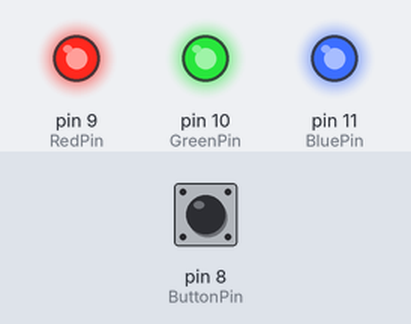
A sketch run on a simulated Arduino Uno, built with avr-gcc and run on an emulated ATmega328P. Parts: output pins drawn as LEDs (lit = HIGH). The test bench sets the inputs (shaded band); at power-on: pin 8 (ButtonPin) HIGH.

Above: at 1.2 s.
1.3 s: pin 8 (ButtonPin) pulled LOW for 0.15 s
At 2.0 s:
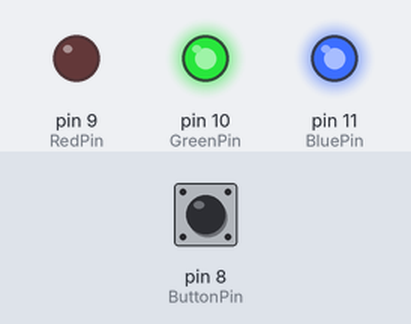
2.9 s: pin 8 (ButtonPin) pulled LOW for 1 s
At 3.3 s:
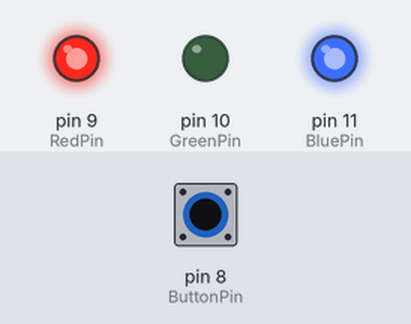
5.4 s: pin 8 (ButtonPin) pulled LOW for 0.15 s
At 6.3 s:
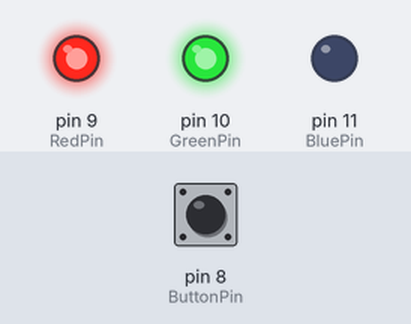
7.0 s: pin 8 (ButtonPin) pulled LOW for 3.2 s
At 7.5 s:
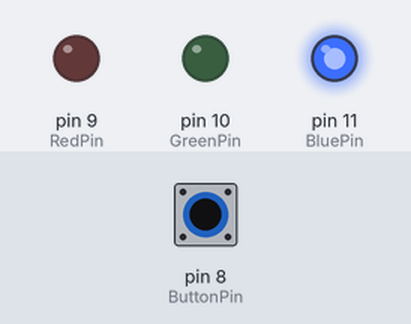
11.7 s: pin 8 (ButtonPin) pulled LOW for 0.15 s
At 12.3 s:
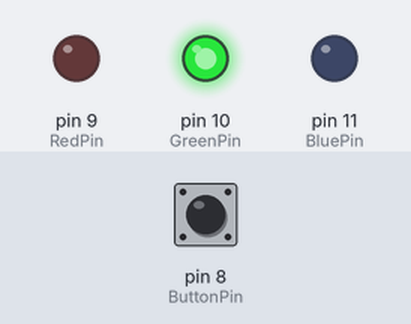
13.3 s: pin 8 (ButtonPin) pulled LOW for 1 s
At 14.7 s:
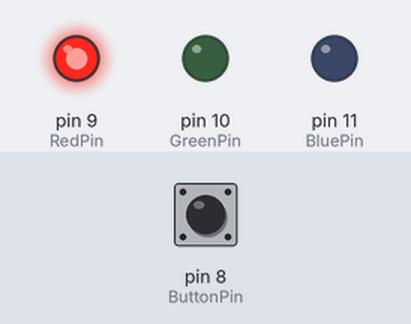
Timing chart, 0 to 16.3 s (numbered marks = the images above; inputs shaded):
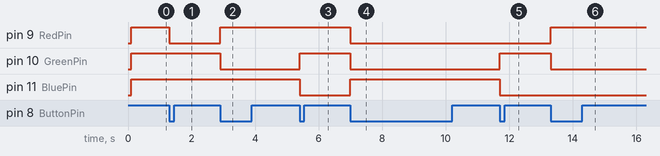

The sketch:

WTF.ino
```cpp
int ButtonPin = 8;
int RedPin = 9;
int GreenPin = 10;
int BluePin = 11;
bool ButtonState = 0;
bool IsPress = 0;
int LEDState = 0;
long TermSerial = 0, Interval = 100;
void setup() {
  // put your setup code here, to run once:
  pinMode(RedPin, OUTPUT);
  pinMode(GreenPin, OUTPUT);
  pinMode(BluePin, OUTPUT);
  pinMode(ButtonState, INPUT);
  Serial.begin(9600);
}

void loop() {

  unsigned long CurentSerial = millis();

  if(CurentSerial - TermSerial >= Interval){
    TermSerial = CurentSerial;
    if(LEDState == 0){
      digitalWrite(RedPin, 1);
      digitalWrite(GreenPin, 1);
      digitalWrite(BluePin, 1);

    }
    else if(LEDState == 1){
      digitalWrite(RedPin, 0);
      digitalWrite(GreenPin, 1);
      digitalWrite(BluePin, 1);

    }
    else if(LEDState == 2){
      digitalWrite(RedPin, 1);
      digitalWrite(GreenPin, 0);
      digitalWrite(BluePin, 1);
    }
    else if(LEDState == 3){
      digitalWrite(RedPin, 1);
      digitalWrite(GreenPin, 1);
      digitalWrite(BluePin, 0);

    }
    else if(LEDState == 4){
      digitalWrite(RedPin, 0);
      digitalWrite(GreenPin, 0);
      digitalWrite(BluePin, 1);
    }
    else if(LEDState == 5){
      digitalWrite(RedPin, 0);
      digitalWrite(GreenPin, 1);
      digitalWrite(BluePin, 0);

    }
    else if(LEDState == 6){
      digitalWrite(RedPin, 1);
      digitalWrite(GreenPin, 0);
      digitalWrite(BluePin, 0);
    }
    else if(LEDState == 7){
      digitalWrite(RedPin, 0);
      digitalWrite(GreenPin, 0);
      digitalWrite(BluePin, 0);

    }
    else if(LEDState == 8){
      LEDState = 1;
    }
  }
  if(!digitalRead(ButtonPin) && !IsPress){
    IsPress = 1;
    LEDState++;
  }
  else if(digitalRead(ButtonPin) && IsPress)
  {
    IsPress = 0;
  }
}
```

Measured:
- after the input at 1.3 s, pin 9 (RedPin): HIGH → LOW at once
- after the input at 2.9 s, pin 9 (RedPin): LOW → HIGH at once; pin 10 (GreenPin): HIGH → LOW at once
- after the input at 5.4 s, pin 10 (GreenPin): LOW → HIGH at once; pin 11 (BluePin): HIGH → LOW at once
- after the input at 7.0 s, pin 9 (RedPin), pin 10 (GreenPin): HIGH → LOW at once; pin 11 (BluePin): LOW → HIGH at once
- after the input at 11.7 s, pin 10 (GreenPin): LOW → HIGH at once; pin 11 (BluePin): HIGH → LOW at once
- after the input at 13.3 s, pin 9 (RedPin): LOW → HIGH at once; pin 10 (GreenPin): HIGH → LOW at once
